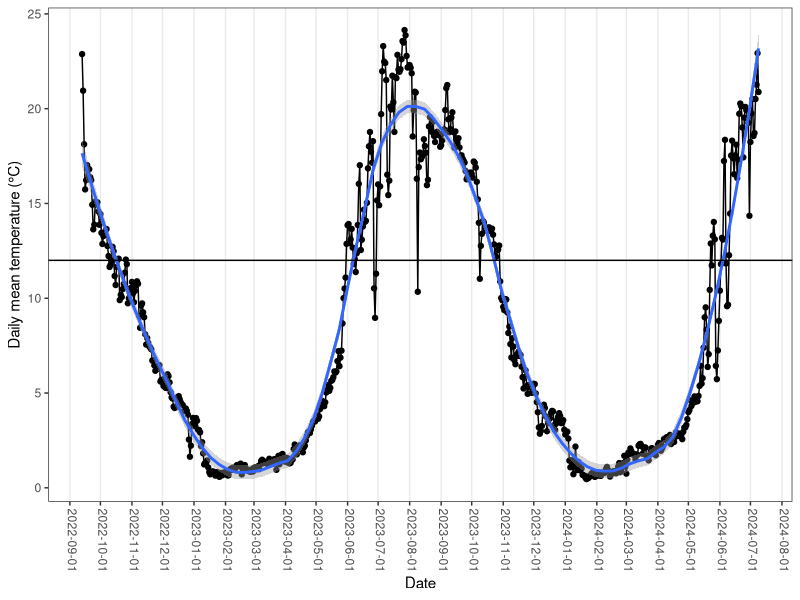

Here is the R script that generated this plot:
library(tidyverse)
library(readxl)

tempdat <- read_xlsx("data/source_data/temperature_madawaska.xlsx") %>%
  rename(id = 1,
         date_time = 2,
         temp = 3) %>%
  mutate(date=date(date_time),
         year_mnth=paste(year(date_time),month(date_time), sep="-")) 

temp_day <- tempdat %>%
  group_by(date) %>%
  summarise(n=n(),
            mntemp=mean(temp))

tplot <- 
  ggplot(data=temp_day) +
  geom_point(aes(x=date,y=mntemp)) +
  geom_line(aes(x=date,y=mntemp)) +
  geom_smooth(aes(x=date,y=mntemp),
              method="loess", span=0.25) +
  geom_hline(yintercept = 12) + 
  scale_x_date(date_breaks = "month") +
  ylab("Daily mean temperature (°C)") +
  xlab("Date") +
  theme_bw() + 
  theme(panel.grid.major.y = element_blank(),
        panel.grid.minor.y = element_blank(),
        panel.grid.minor.x = element_blank(),
        axis.text.x = element_text(angle=270,
                                   vjust=0.25))

ggsave(
  filename = "figures/S5_madawaska_temperature.png",
  plot = tplot,
  device = "png",
  path = NULL,
  scale = 1,
  width = 20,
  height = 15,
  units = "cm",
  dpi = 300,
  limitsize = TRUE,
  bg = "white")  
